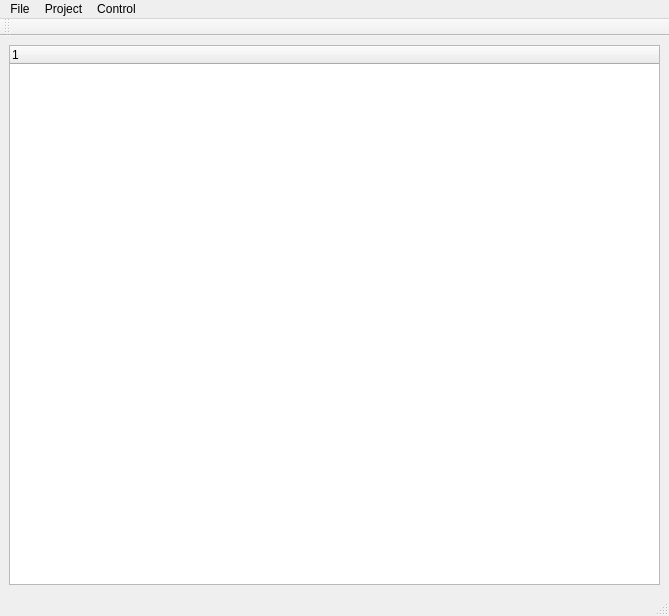
<ui version="4.0" >
 <author></author>
 <comment></comment>
 <exportmacro></exportmacro>
 <class>MainWindow</class>
 <widget class="QMainWindow" name="MainWindow" >
  <property name="geometry" >
   <rect>
    <x>0</x>
    <y>0</y>
    <width>669</width>
    <height>616</height>
   </rect>
  </property>
  <property name="windowTitle" >
   <string>ARIDE</string>
  </property>
  <widget class="QWidget" name="centralwidget" >
   <layout class="QGridLayout" >
    <property name="margin" >
     <number>9</number>
    </property>
    <property name="spacing" >
     <number>6</number>
    </property>
    <item row="0" column="0" >
     <widget class="QTreeWidget" name="listObjects" />
    </item>
   </layout>
  </widget>
  <widget class="QMenuBar" name="menubar" >
   <property name="geometry" >
    <rect>
     <x>0</x>
     <y>0</y>
     <width>669</width>
     <height>28</height>
    </rect>
   </property>
   <widget class="QMenu" name="menuEdit" >
    <property name="title" >
     <string>Project</string>
    </property>
    <addaction name="actionConfigure_Environments" />
    <addaction name="actionConfigure_Display_Sets" />
   </widget>
   <widget class="QMenu" name="menuControl" >
    <property name="title" >
     <string>Control</string>
    </property>
    <addaction name="actionRun" />
    <addaction name="actionStop" />
   </widget>
   <widget class="QMenu" name="menuFile" >
    <property name="title" >
     <string>File</string>
    </property>
    <addaction name="action_New" />
    <addaction name="actionOpen" />
    <addaction name="actionSave" />
    <addaction name="actionSave_As" />
    <addaction name="separator" />
    <addaction name="actionExit" />
   </widget>
   <addaction name="menuFile" />
   <addaction name="menuEdit" />
   <addaction name="menuControl" />
  </widget>
  <widget class="QStatusBar" name="statusbar" >
   <property name="geometry" >
    <rect>
     <x>0</x>
     <y>595</y>
     <width>669</width>
     <height>21</height>
    </rect>
   </property>
  </widget>
  <widget class="QToolBar" name="toolBar" >
   <property name="orientation" >
    <enum>Qt::Horizontal</enum>
   </property>
   <attribute name="toolBarArea" >
    <number>4</number>
   </attribute>
  </widget>
  <action name="actionOpen" >
   <property name="text" >
    <string>&amp;Open</string>
   </property>
  </action>
  <action name="actionSave" >
   <property name="text" >
    <string>&amp;Save</string>
   </property>
  </action>
  <action name="actionExit" >
   <property name="text" >
    <string>E&amp;xit</string>
   </property>
  </action>
  <action name="actionConfigure_Environments" >
   <property name="text" >
    <string>Configure &amp;Environments</string>
   </property>
  </action>
  <action name="actionConfigure_Display_Sets" >
   <property name="text" >
    <string>Configure &amp;Display Sets</string>
   </property>
  </action>
  <action name="actionRun" >
   <property name="text" >
    <string>Run</string>
   </property>
  </action>
  <action name="actionStop" >
   <property name="text" >
    <string>Stop</string>
   </property>
  </action>
  <action name="action_New" >
   <property name="text" >
    <string>&amp;New</string>
   </property>
  </action>
  <action name="actionSave_As" >
   <property name="text" >
    <string>Save &amp;As</string>
   </property>
  </action>
 </widget>
 <pixmapfunction></pixmapfunction>
 <resources/>
 <connections/>
</ui>
